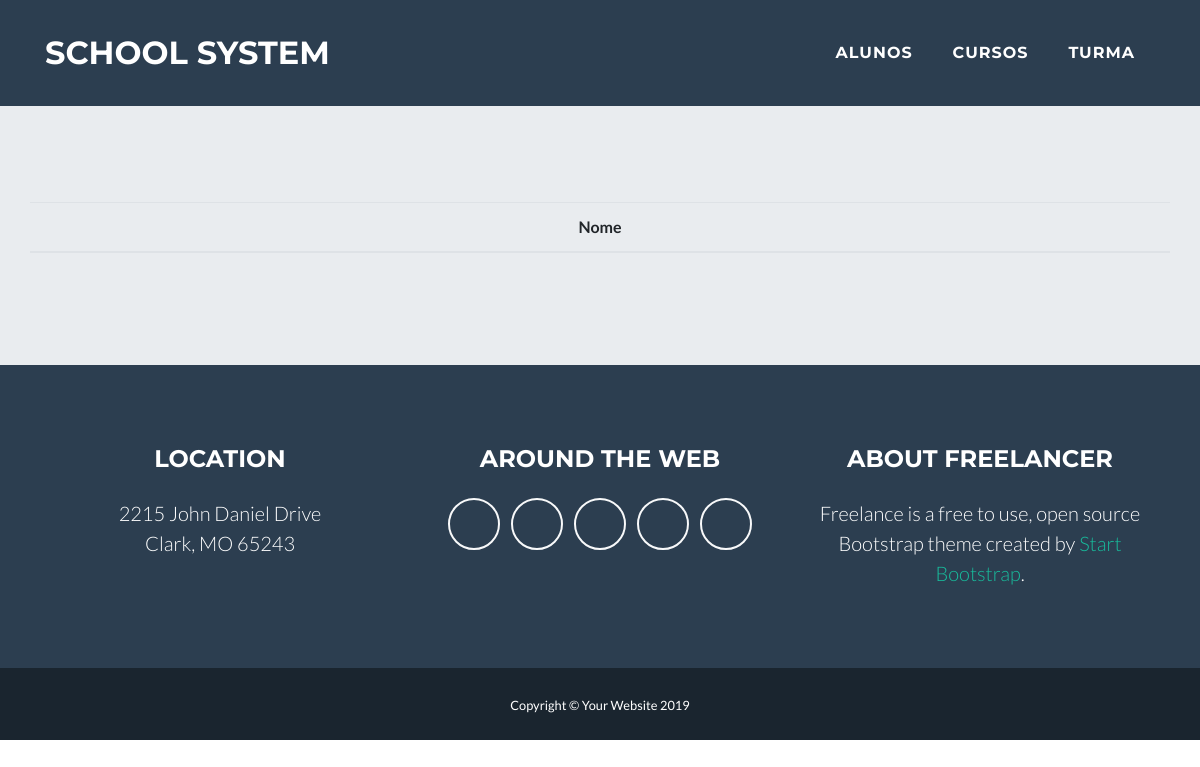
/home/classs/, run on an earlier commit of the app's database.
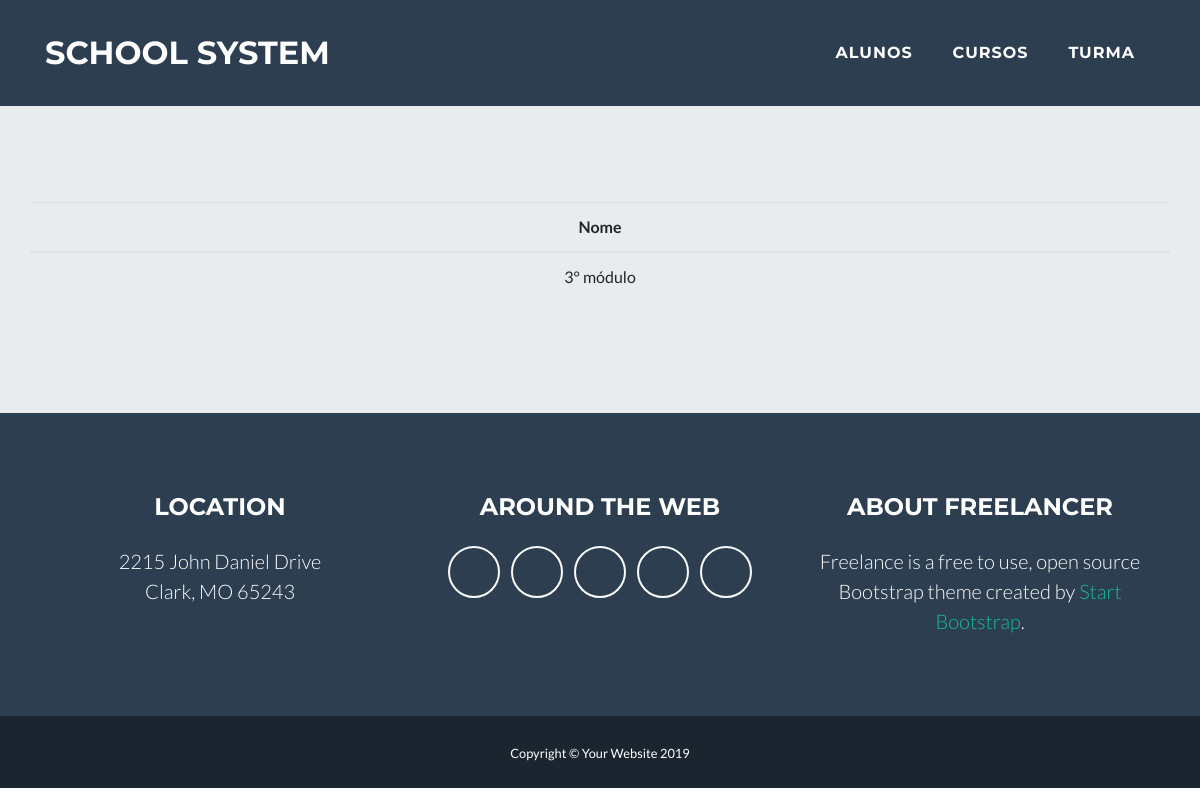
And on a later commit of the database.
### escola/models.py (models this page shows, shortened)
class Class(models.Model):
    name = models.CharField(max_length=50)

### escola/views.py (the view)
# urls.py: path('classs/',views.classs)
def classs(request):
    classs = Class.objects.all()
    return render(request, 'class/list.html', {'classs':classs})

### escola/templates/class/list.html
{% extends "base.html" %}
{% block content %}
<div class="container">
    <div class="row">
        <table class="table">
            <thead>
                <tr>
                    <th>Nome</th>
                </tr>
            </thead>
            <tbody>
                {% for class in classs %}
                <tr>
                    <td>{{class.name}}</td>
                </tr>
                {% endfor %}
            </tbody>
        </table>
    </div>
</div>
{% endblock %}

What changed in the data, as far as the page shows it:
added Class: name "3° módulo"
